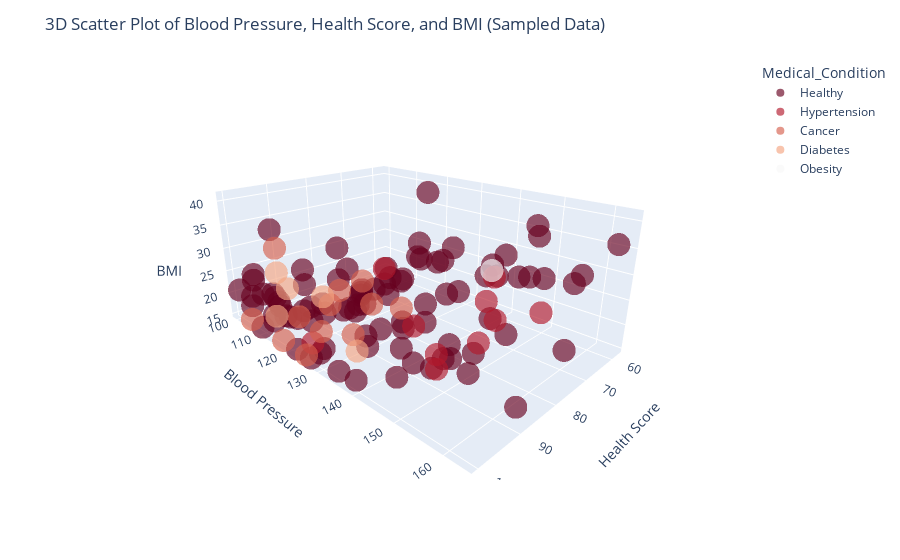

The notebook cell saved with this chart:
### Code cell
# in case u want to always get the same sample use after the (n = 125) after a coma random_state=42: 
# This ensures that every time you run the code, you will get the same 500 rows sampled from your dataset (given the same input data).
md_r_sample = md.sample(n=125,random_state=42)


fig = px.scatter_3d(md_r_sample, 
                     x='Overall_Health_Score', 
                     y='Blood_Pressure', 
                     z='BMI',
                     color='Medical_Condition', 
                     opacity=0.65, 
                     size_max=20,
                     hover_data=['Alcohol_Consumer','Smoker',"Physical_Activity",'Diet_Quality'],
                      color_discrete_sequence=px.colors.diverging.RdBu)

fig.update_layout(
    title="3D Scatter Plot of Blood Pressure, Health Score, and BMI (Sampled Data)",
    scene=dict(
        yaxis_title="Blood Pressure",
        xaxis_title="Health Score",
        zaxis_title="BMI"
    ),
    scene_camera=dict(eye=dict(x=1.5, y=1.5, z=0.8))
)

fig.show()

### Figure 1 — Plotly figure (JSON) as saved in the notebook; plotly's stock layout.template omitted (floating-point values rounded to 4 significant figures; data arrays with more than 128 entries replaced by an {"elided": "..."} marker saying what was removed)
{"data": [{"customdata": {"elided": "93x4 mixed values"}, "hovertemplate": "Medical_Condition=Healthy<br>Overall_Health_Score=%{x}<br>Blood_Pressure=%{y}<br>BMI=%{z}<br>Alcohol_Consumer=%{customdata[0]}<br>Smoker=%{customdata[1]}<br>Physical_Activity=%{customdata[2]}<br>Diet_Quality=%{customdata[3]}<extra></extra>", "legendgroup": "Healthy", "marker": {"color": "rgb(103,0,31)", "opacity": 0.65, "symbol": "circle"}, "mode": "markers", "name": "Healthy", "scene": "scene", "showlegend": true, "type": "scatter3d", "x": [91.3, 95.1, 84.2, 73.15, 85.95, 100, 90.9, 86.35, 86.95, 95.35, 88.55, 77.9, 90, 72.2, 100, 84.55, 83.75, 100, 81, 84.4, 64.7, 100, 90.8, 98.55, 87.85, 96.7, 94, 84.1, 82.55, 90.9, 100, 100, 71.3, 100, 74.15, 73.5, 65.75, 89, 92.65, 86.55, 91.6, 89.4, 100, 97.1, 100, 70.65, 100, 85.5, 88, 76.2, 94.05, 100, 100, 99.55, 78.65, 75.5, 86.8, 100, 100, 100, 79.1, 79.5, 89.8, 92.95, 72.55, 88.35, 60.85, 95.3, 100, 69.55, 67.85, 93.65, 79.6, 57.4, 78.6, 100, 68.8, 100, 89.15, 100, 100, 78.3, 93.75, 63.8, 79.55, 85.95, 84.75, 95.05, 93.35, 92.4, 90.65, 99.2, 98.5], "y": [135.7, 123.6, 134.1, 136.7, 161.3, 113.9, 140.6, 131.4, 117.9, 118.3, 127.3, 132.2, 129, 145.5, 116.7, 129.9, 139.5, 107.1, 142.1, 133.8, 159.4, 114, 123.1, 125, 137.7, 126.6, 134.8, 151.1, 141.6, 131, 126.1, 105.2, 150.7, 129.2, 145.6, 162.1, 158.6, 131.5, 145.3, 132.5, 129.9, 124.2, 122.6, 122.7, 115.1, 152.5, 100, 141.1, 149.4, 136.8, 128.7, 106.9, 110.3, 129.8, 153.7, 163, 152.3, 134.5, 120.1, 108.6, 132.9, 143.6, 146.8, 129.1, 146.9, 148.1, 147.4, 144.1, 116.3, 146.5, 153.8, 115.3, 134.3, 162, 150.2, 121.5, 125.7, 118.4, 139.3, 105.7, 114.3, 137.3, null, 149.7, null, 147.3, 131.2, 136.5, 103.2, 130.1, 129.5, 138.2, 122.5], "z": [21.3, 23.6, 28.5, 32.6, 15, 18.3, 19.2, 27.3, 31.4, 26, 25.6, 33.6, 26, 31.1, 22.5, 29.6, 25, 26.3, 26.9, 28, 30.8, 19.6, 27.1, 21.7, 22.2, 23.2, 20.6, 19.7, null, 24.6, 15, 18.8, 29.9, 17.3, 29.5, null, 29.3, 27.1, 19, 25.6, 24.3, 29.2, 21.9, 23.3, 23.8, 30.2, 20.8, 22.5, 19.6, 30.8, 23.6, 25, 23, 18.3, 22.2, 21.6, 17.5, 15.9, 21.3, 15, 31.3, 27.4, 17.4, 23.8, 29.4, 19.2, 36.7, 16.9, 23.2, 32.6, 29.5, 27.8, 31.3, 35.4, 24, 15, 41.1, 21, 22, 21.1, 24.3, 31.1, 22.5, 35.7, 24.8, 20.6, 28.1, 19.6, 33.5, 23.3, 25.8, 15.4, 22.9]}, {"customdata": [[0, 0, "Medium", "Good"], [0, 0, "Low", "Good"], [0, 1, "Medium", "Poor"], [1, 0, "Medium", "Good"], [0, 1, "Low", "Good"], [1, 0, "Medium", "Average"], [1, 0, "Low", "Good"], [1, 1, "Low", "Poor"], [1, 0, "Low", "Average"], [0, 0, "Medium", "Poor"], [0, 0, "Medium", "Average"], [1, 0, "Low", "Poor"]], "hovertemplate": "Medical_Condition=Hypertension<br>Overall_Health_Score=%{x}<br>Blood_Pressure=%{y}<br>BMI=%{z}<br>Alcohol_Consumer=%{customdata[0]}<br>Smoker=%{customdata[1]}<br>Physical_Activity=%{customdata[2]}<br>Diet_Quality=%{customdata[3]}<extra></extra>", "legendgroup": "Hypertension", "marker": {"color": "rgb(178,24,43)", "opacity": 0.65, "symbol": "circle"}, "mode": "markers", "name": "Hypertension", "scene": "scene", "showlegend": true, "type": "scatter3d", "x": [77.95, 89.3, 73, 78.2, 100, null, 83.5, 72.75, 76.85, 87.55, 87.65, 82.85], "y": [null, 147.5, 146.6, 151, 127, 151.8, 128.2, 156.6, 147.9, 140.3, 145.9, 151.1], "z": [30.6, 17.3, 29.2, 23.8, 18.5, 26.9, 28.8, 25.3, 26, 22.2, 18.8, 21.2]}, {"customdata": [[1, 0, "Low", "Good"], [1, 0, "High", "Average"], [0, 1, "High", "Average"], [1, 0, "Medium", "Poor"], [1, 0, "Medium", "Average"], [0, 1, "Low", "Poor"], [0, 1, "Low", "Good"], [1, 0, "Medium", "Poor"], [1, 0, "High", "Poor"], [1, 1, "Medium", "Average"], [1, 1, "High", "Poor"], [1, 0, "High", "Average"]], "hovertemplate": "Medical_Condition=Cancer<br>Overall_Health_Score=%{x}<br>Blood_Pressure=%{y}<br>BMI=%{z}<br>Alcohol_Consumer=%{customdata[0]}<br>Smoker=%{customdata[1]}<br>Physical_Activity=%{customdata[2]}<br>Diet_Quality=%{customdata[3]}<extra></extra>", "legendgroup": "Cancer", "marker": {"color": "rgb(214,96,77)", "opacity": 0.65, "symbol": "circle"}, "mode": "markers", "name": "Cancer", "scene": "scene", "showlegend": true, "type": "scatter3d", "x": [100, 92.15, 87.3, 95, 96.1, 90.1, 100, 88.6, 99, 98.5, 100, 95], "y": [116.6, 125.2, 136.9, 107.6, 133.9, 132, 124.5, 127.7, 121.5, 127.7, 104.3, 125.9], "z": [15, 25.9, 24.5, 30.8, 21.3, 24.6, 15, 27.5, 21.5, 20.5, 15.3, 24.1]}, {"customdata": [[0, 0, "Medium", "Poor"], [0, 0, "High", "Good"], [0, 0, "Low", "Average"], [0, 0, "Medium", "Poor"], [0, 0, "Medium", "Average"]], "hovertemplate": "Medical_Condition=Diabetes<br>Overall_Health_Score=%{x}<br>Blood_Pressure=%{y}<br>BMI=%{z}<br>Alcohol_Consumer=%{customdata[0]}<br>Smoker=%{customdata[1]}<br>Physical_Activity=%{customdata[2]}<br>Diet_Quality=%{customdata[3]}<extra></extra>", "legendgroup": "Diabetes", "marker": {"color": "rgb(244,165,130)", "opacity": 0.65, "symbol": "circle"}, "mode": "markers", "name": "Diabetes", "scene": "scene", "showlegend": true, "type": "scatter3d", "x": [96.85, 97.65, 100, 94.6, 96.85], "y": [135.8, 115.8, 114.9, 123.1, 110.7], "z": [19.1, 25.1, 19.7, 24.7, 26.8]}, {"customdata": [[0, 1, "Low", "Good"]], "hovertemplate": "Medical_Condition=Obesity<br>Overall_Health_Score=%{x}<br>Blood_Pressure=%{y}<br>BMI=%{z}<br>Alcohol_Consumer=%{customdata[0]}<br>Smoker=%{customdata[1]}<br>Physical_Activity=%{customdata[2]}<br>Diet_Quality=%{customdata[3]}<extra></extra>", "legendgroup": "Obesity", "marker": {"color": "rgb(247,247,247)", "opacity": 0.65, "symbol": "circle"}, "mode": "markers", "name": "Obesity", "scene": "scene", "showlegend": true, "type": "scatter3d", "x": [73.6], "y": [146.4], "z": [30.6]}], "layout": {"legend": {"title": {"text": "Medical_Condition"}, "tracegroupgap": 0}, "margin": {"t": 60}, "scene": {"camera": {"eye": {"x": 1.5, "y": 1.5, "z": 0.8}}, "domain": {"x": [0, 1], "y": [0, 1]}, "xaxis": {"title": {"text": "Health Score"}}, "yaxis": {"title": {"text": "Blood Pressure"}}, "zaxis": {"title": {"text": "BMI"}}}, "title": {"text": "3D Scatter Plot of Blood Pressure, Health Score, and BMI (Sampled Data)"}}}
